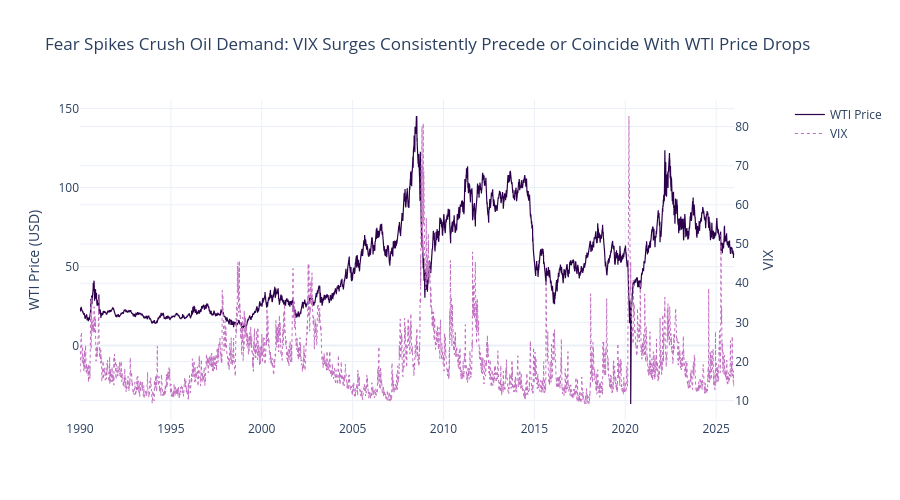

Notebook cell for this chart:
### Markdown cell above
Daily return distributions vary meaningfully across eras, confirming that price era is a relevant contextual feature for the model. The Financial Crisis shows the widest interquartile range, reflecting sustained day to day volatility as markets repriced global growth expectations over several months. 

The COVID Era contains the most extreme outliers, driven by the April 2020 negative price event and a series of historic demand shocks in quick succession. 

Post-Gulf War appears to have many outlier dots but this is partly a function of it being the longest era in the dataset, spanning a full decade from 1991 to 2001, during which the Asian financial crisis, the Russian default, and repeated OPEC disputes all contributed to sharp daily moves. 

The Low Price and Shale Revolution eras are notably tight, suggesting that even during periods of structurally low prices, day to day oil markets were relatively calm. 

Across all eras the median daily return sits close to zero, consistent with the mean reverting behaviour observed in Chart 1.

### Code cell
# VIX only starts from 1990 so we filter accordingly
df_vix = df[df['observation_date'] >= '1990-01-01'].copy()

fig = make_subplots(specs=[[{"secondary_y": True}]])

fig.add_trace(
    go.Scatter(x=df_vix['observation_date'], y=df_vix['wti_price'], name='WTI Price', line=dict(color='#2d004b', width=1.2)),
    secondary_y=False
)

fig.add_trace(
    go.Scatter(x=df_vix['observation_date'], y=df_vix['vix_close'], name='VIX', line=dict(color='#c06ec0', width=1, dash='dot')),
    secondary_y=True
)

fig.update_layout(
    title='Fear Spikes Crush Oil Demand: VIX Surges Consistently Precede or Coincide With WTI Price Drops',
    template='plotly_white',
    height=500
)

fig.update_yaxes(title_text='WTI Price (USD)', secondary_y=False)
fig.update_yaxes(title_text='VIX', secondary_y=True)

fig.show()
fig.write_image("images/08_vix_vs_wti.png")

### Figure 1 — Plotly figure (JSON) as saved in the notebook; plotly's stock layout.template omitted (floating-point values rounded to 4 significant figures; data arrays with more than 128 entries replaced by an {"elided": "..."} marker saying what was removed)
{"data": [{"line": {"color": "#2d004b", "width": 1.2}, "name": "WTI Price", "type": "scatter", "x": {"elided": "13149 str values"}, "xaxis": "x", "y": {"elided": "13149 float values"}, "yaxis": "y"}, {"line": {"color": "#c06ec0", "dash": "dot", "width": 1}, "name": "VIX", "type": "scatter", "x": {"elided": "13149 str values"}, "xaxis": "x", "y": {"elided": "13149 float values"}, "yaxis": "y2"}], "layout": {"height": 500, "title": {"text": "Fear Spikes Crush Oil Demand: VIX Surges Consistently Precede or Coincide With WTI Price Drops"}, "xaxis": {"anchor": "y", "domain": [0, 0.94]}, "yaxis": {"anchor": "x", "domain": [0, 1], "title": {"text": "WTI Price (USD)"}}, "yaxis2": {"anchor": "x", "overlaying": "y", "side": "right", "title": {"text": "VIX"}}}}
